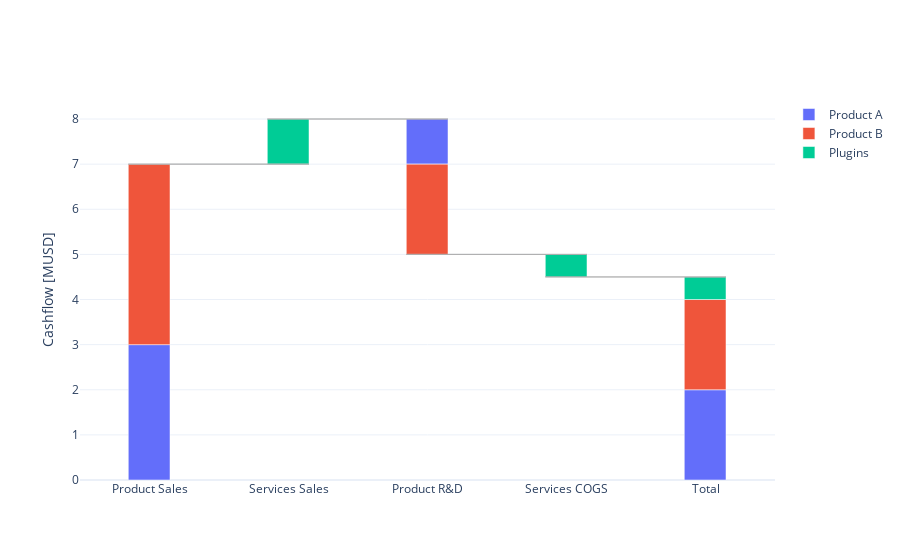

The notebook cell this image was saved under:
### Markdown cell above
More useful is to add the category:

### Code cell
df = pd.DataFrame({
    "X": ["Product Sales", "Product Sales", "Services Sales", "Product R&D", "Product R&D", "Services COGS"],
    "Y": [3, 4, 1, -1, -2, -0.5],
    "category": ["Product A", "Product B", "Plugins", "Product A", "Product B", "Plugins"]
})
fig = Waterfall(df, x="X", y="Y", category="category", total=True).get_fig()
fig.update_yaxes(title="Cashflow [MUSD]")
fig

### Figure 1 — Plotly figure (JSON) as saved in the notebook; plotly's stock layout.template omitted (floating-point values rounded to 4 significant figures)
{"data": [{"base": [0, 7, 8, 5, 0], "name": "Product A", "offset": -0.1525, "offsetgroup": "0", "type": "bar", "width": 0.3, "x": [0, 1, 2, 3, 4], "y": [3, null, -1, null, 2]}, {"base": [3, 7, 7, 5, 2], "name": "Product B", "offset": -0.1525, "offsetgroup": "0", "type": "bar", "width": 0.3, "x": [0, 1, 2, 3, 4], "y": [4, null, -2, null, 2]}, {"base": [7, 7, 5, 5, 4], "name": "Plugins", "offset": -0.1525, "offsetgroup": "0", "type": "bar", "width": 0.3, "x": [0, 1, 2, 3, 4], "y": [null, 1, null, -0.5, 0.5]}], "layout": {"shapes": [{"line": {"color": "darkgrey", "width": 0.75}, "x0": -0.1525, "x1": 1.147, "y0": 7, "y1": 7}, {"line": {"color": "darkgrey", "width": 0.75}, "x0": 0.8475, "x1": 2.147, "y0": 8, "y1": 8}, {"line": {"color": "darkgrey", "width": 0.75}, "x0": 1.847, "x1": 3.147, "y0": 5, "y1": 5}, {"line": {"color": "darkgrey", "width": 0.75}, "x0": 2.848, "x1": 4.147, "y0": 4.5, "y1": 4.5}], "xaxis": {"tickmode": "array", "ticktext": ["Product Sales", "Services Sales", "Product R&D", "Services COGS", "Total"], "tickvals": [0, 1, 2, 3, 4]}, "yaxis": {"title": {"text": "Cashflow [MUSD]"}}}}
